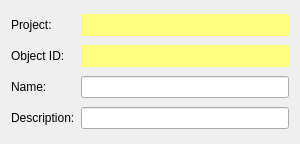
<?xml version="1.0" encoding="UTF-8"?>
<ui version="4.0">
 <class>GSDesignerGeneral</class>
 <widget class="QWidget" name="GSDesignerGeneral">
  <property name="geometry">
   <rect>
    <x>0</x>
    <y>0</y>
    <width>300</width>
    <height>144</height>
   </rect>
  </property>
  <property name="windowTitle">
   <string>Atom Label</string>
  </property>
  <property name="toolTip">
   <string/>
  </property>
  <layout class="QGridLayout" name="gridLayout">
   <item row="0" column="0">
    <widget class="QLabel" name="label1">
     <property name="text">
      <string>Project:</string>
     </property>
    </widget>
   </item>
   <item row="0" column="1">
    <widget class="QPushButton" name="projectPB">
     <property name="palette">
      <palette>
       <active>
        <colorrole role="WindowText">
         <brush brushstyle="SolidPattern">
          <color alpha="255">
           <red>0</red>
           <green>0</green>
           <blue>0</blue>
          </color>
         </brush>
        </colorrole>
        <colorrole role="Button">
         <brush brushstyle="SolidPattern">
          <color alpha="255">
           <red>255</red>
           <green>255</green>
           <blue>127</blue>
          </color>
         </brush>
        </colorrole>
        <colorrole role="Light">
         <brush brushstyle="SolidPattern">
          <color alpha="255">
           <red>255</red>
           <green>255</green>
           <blue>255</blue>
          </color>
         </brush>
        </colorrole>
        <colorrole role="Midlight">
         <brush brushstyle="SolidPattern">
          <color alpha="255">
           <red>255</red>
           <green>255</green>
           <blue>191</blue>
          </color>
         </brush>
        </colorrole>
        <colorrole role="Dark">
         <brush brushstyle="SolidPattern">
          <color alpha="255">
           <red>127</red>
           <green>127</green>
           <blue>63</blue>
          </color>
         </brush>
        </colorrole>
        <colorrole role="Mid">
         <brush brushstyle="SolidPattern">
          <color alpha="255">
           <red>170</red>
           <green>170</green>
           <blue>84</blue>
          </color>
         </brush>
        </colorrole>
        <colorrole role="Text">
         <brush brushstyle="SolidPattern">
          <color alpha="255">
           <red>0</red>
           <green>0</green>
           <blue>0</blue>
          </color>
         </brush>
        </colorrole>
        <colorrole role="BrightText">
         <brush brushstyle="SolidPattern">
          <color alpha="255">
           <red>255</red>
           <green>255</green>
           <blue>255</blue>
          </color>
         </brush>
        </colorrole>
        <colorrole role="ButtonText">
         <brush brushstyle="SolidPattern">
          <color alpha="255">
           <red>0</red>
           <green>0</green>
           <blue>0</blue>
          </color>
         </brush>
        </colorrole>
        <colorrole role="Base">
         <brush brushstyle="SolidPattern">
          <color alpha="255">
           <red>255</red>
           <green>255</green>
           <blue>255</blue>
          </color>
         </brush>
        </colorrole>
        <colorrole role="Window">
         <brush brushstyle="SolidPattern">
          <color alpha="255">
           <red>255</red>
           <green>255</green>
           <blue>127</blue>
          </color>
         </brush>
        </colorrole>
        <colorrole role="Shadow">
         <brush brushstyle="SolidPattern">
          <color alpha="255">
           <red>0</red>
           <green>0</green>
           <blue>0</blue>
          </color>
         </brush>
        </colorrole>
        <colorrole role="AlternateBase">
         <brush brushstyle="SolidPattern">
          <color alpha="255">
           <red>255</red>
           <green>255</green>
           <blue>191</blue>
          </color>
         </brush>
        </colorrole>
       </active>
       <inactive>
        <colorrole role="WindowText">
         <brush brushstyle="SolidPattern">
          <color alpha="255">
           <red>0</red>
           <green>0</green>
           <blue>0</blue>
          </color>
         </brush>
        </colorrole>
        <colorrole role="Button">
         <brush brushstyle="SolidPattern">
          <color alpha="255">
           <red>255</red>
           <green>255</green>
           <blue>127</blue>
          </color>
         </brush>
        </colorrole>
        <colorrole role="Light">
         <brush brushstyle="SolidPattern">
          <color alpha="255">
           <red>255</red>
           <green>255</green>
           <blue>255</blue>
          </color>
         </brush>
        </colorrole>
        <colorrole role="Midlight">
         <brush brushstyle="SolidPattern">
          <color alpha="255">
           <red>255</red>
           <green>255</green>
           <blue>191</blue>
          </color>
         </brush>
        </colorrole>
        <colorrole role="Dark">
         <brush brushstyle="SolidPattern">
          <color alpha="255">
           <red>127</red>
           <green>127</green>
           <blue>63</blue>
          </color>
         </brush>
        </colorrole>
        <colorrole role="Mid">
         <brush brushstyle="SolidPattern">
          <color alpha="255">
           <red>170</red>
           <green>170</green>
           <blue>84</blue>
          </color>
         </brush>
        </colorrole>
        <colorrole role="Text">
         <brush brushstyle="SolidPattern">
          <color alpha="255">
           <red>0</red>
           <green>0</green>
           <blue>0</blue>
          </color>
         </brush>
        </colorrole>
        <colorrole role="BrightText">
         <brush brushstyle="SolidPattern">
          <color alpha="255">
           <red>255</red>
           <green>255</green>
           <blue>255</blue>
          </color>
         </brush>
        </colorrole>
        <colorrole role="ButtonText">
         <brush brushstyle="SolidPattern">
          <color alpha="255">
           <red>0</red>
           <green>0</green>
           <blue>0</blue>
          </color>
         </brush>
        </colorrole>
        <colorrole role="Base">
         <brush brushstyle="SolidPattern">
          <color alpha="255">
           <red>255</red>
           <green>255</green>
           <blue>255</blue>
          </color>
         </brush>
        </colorrole>
        <colorrole role="Window">
         <brush brushstyle="SolidPattern">
          <color alpha="255">
           <red>255</red>
           <green>255</green>
           <blue>127</blue>
          </color>
         </brush>
        </colorrole>
        <colorrole role="Shadow">
         <brush brushstyle="SolidPattern">
          <color alpha="255">
           <red>0</red>
           <green>0</green>
           <blue>0</blue>
          </color>
         </brush>
        </colorrole>
        <colorrole role="AlternateBase">
         <brush brushstyle="SolidPattern">
          <color alpha="255">
           <red>255</red>
           <green>255</green>
           <blue>191</blue>
          </color>
         </brush>
        </colorrole>
       </inactive>
       <disabled>
        <colorrole role="WindowText">
         <brush brushstyle="SolidPattern">
          <color alpha="255">
           <red>127</red>
           <green>127</green>
           <blue>63</blue>
          </color>
         </brush>
        </colorrole>
        <colorrole role="Button">
         <brush brushstyle="SolidPattern">
          <color alpha="255">
           <red>255</red>
           <green>255</green>
           <blue>127</blue>
          </color>
         </brush>
        </colorrole>
        <colorrole role="Light">
         <brush brushstyle="SolidPattern">
          <color alpha="255">
           <red>255</red>
           <green>255</green>
           <blue>255</blue>
          </color>
         </brush>
        </colorrole>
        <colorrole role="Midlight">
         <brush brushstyle="SolidPattern">
          <color alpha="255">
           <red>255</red>
           <green>255</green>
           <blue>191</blue>
          </color>
         </brush>
        </colorrole>
        <colorrole role="Dark">
         <brush brushstyle="SolidPattern">
          <color alpha="255">
           <red>127</red>
           <green>127</green>
           <blue>63</blue>
          </color>
         </brush>
        </colorrole>
        <colorrole role="Mid">
         <brush brushstyle="SolidPattern">
          <color alpha="255">
           <red>170</red>
           <green>170</green>
           <blue>84</blue>
          </color>
         </brush>
        </colorrole>
        <colorrole role="Text">
         <brush brushstyle="SolidPattern">
          <color alpha="255">
           <red>127</red>
           <green>127</green>
           <blue>63</blue>
          </color>
         </brush>
        </colorrole>
        <colorrole role="BrightText">
         <brush brushstyle="SolidPattern">
          <color alpha="255">
           <red>255</red>
           <green>255</green>
           <blue>255</blue>
          </color>
         </brush>
        </colorrole>
        <colorrole role="ButtonText">
         <brush brushstyle="SolidPattern">
          <color alpha="255">
           <red>127</red>
           <green>127</green>
           <blue>63</blue>
          </color>
         </brush>
        </colorrole>
        <colorrole role="Base">
         <brush brushstyle="SolidPattern">
          <color alpha="255">
           <red>255</red>
           <green>255</green>
           <blue>127</blue>
          </color>
         </brush>
        </colorrole>
        <colorrole role="Window">
         <brush brushstyle="SolidPattern">
          <color alpha="255">
           <red>255</red>
           <green>255</green>
           <blue>127</blue>
          </color>
         </brush>
        </colorrole>
        <colorrole role="Shadow">
         <brush brushstyle="SolidPattern">
          <color alpha="255">
           <red>0</red>
           <green>0</green>
           <blue>0</blue>
          </color>
         </brush>
        </colorrole>
        <colorrole role="AlternateBase">
         <brush brushstyle="SolidPattern">
          <color alpha="255">
           <red>255</red>
           <green>255</green>
           <blue>127</blue>
          </color>
         </brush>
        </colorrole>
       </disabled>
      </palette>
     </property>
     <property name="autoFillBackground">
      <bool>true</bool>
     </property>
     <property name="text">
      <string/>
     </property>
     <property name="flat">
      <bool>true</bool>
     </property>
    </widget>
   </item>
   <item row="1" column="0">
    <widget class="QLabel" name="label2">
     <property name="text">
      <string>Object ID:</string>
     </property>
    </widget>
   </item>
   <item row="1" column="1">
    <widget class="QPushButton" name="objectPB">
     <property name="palette">
      <palette>
       <active>
        <colorrole role="WindowText">
         <brush brushstyle="SolidPattern">
          <color alpha="255">
           <red>0</red>
           <green>0</green>
           <blue>0</blue>
          </color>
         </brush>
        </colorrole>
        <colorrole role="Button">
         <brush brushstyle="SolidPattern">
          <color alpha="255">
           <red>255</red>
           <green>255</green>
           <blue>127</blue>
          </color>
         </brush>
        </colorrole>
        <colorrole role="Light">
         <brush brushstyle="SolidPattern">
          <color alpha="255">
           <red>255</red>
           <green>255</green>
           <blue>255</blue>
          </color>
         </brush>
        </colorrole>
        <colorrole role="Midlight">
         <brush brushstyle="SolidPattern">
          <color alpha="255">
           <red>255</red>
           <green>255</green>
           <blue>191</blue>
          </color>
         </brush>
        </colorrole>
        <colorrole role="Dark">
         <brush brushstyle="SolidPattern">
          <color alpha="255">
           <red>127</red>
           <green>127</green>
           <blue>63</blue>
          </color>
         </brush>
        </colorrole>
        <colorrole role="Mid">
         <brush brushstyle="SolidPattern">
          <color alpha="255">
           <red>170</red>
           <green>170</green>
           <blue>84</blue>
          </color>
         </brush>
        </colorrole>
        <colorrole role="Text">
         <brush brushstyle="SolidPattern">
          <color alpha="255">
           <red>0</red>
           <green>0</green>
           <blue>0</blue>
          </color>
         </brush>
        </colorrole>
        <colorrole role="BrightText">
         <brush brushstyle="SolidPattern">
          <color alpha="255">
           <red>255</red>
           <green>255</green>
           <blue>255</blue>
          </color>
         </brush>
        </colorrole>
        <colorrole role="ButtonText">
         <brush brushstyle="SolidPattern">
          <color alpha="255">
           <red>0</red>
           <green>0</green>
           <blue>0</blue>
          </color>
         </brush>
        </colorrole>
        <colorrole role="Base">
         <brush brushstyle="SolidPattern">
          <color alpha="255">
           <red>255</red>
           <green>255</green>
           <blue>255</blue>
          </color>
         </brush>
        </colorrole>
        <colorrole role="Window">
         <brush brushstyle="SolidPattern">
          <color alpha="255">
           <red>255</red>
           <green>255</green>
           <blue>127</blue>
          </color>
         </brush>
        </colorrole>
        <colorrole role="Shadow">
         <brush brushstyle="SolidPattern">
          <color alpha="255">
           <red>0</red>
           <green>0</green>
           <blue>0</blue>
          </color>
         </brush>
        </colorrole>
        <colorrole role="AlternateBase">
         <brush brushstyle="SolidPattern">
          <color alpha="255">
           <red>255</red>
           <green>255</green>
           <blue>191</blue>
          </color>
         </brush>
        </colorrole>
       </active>
       <inactive>
        <colorrole role="WindowText">
         <brush brushstyle="SolidPattern">
          <color alpha="255">
           <red>0</red>
           <green>0</green>
           <blue>0</blue>
          </color>
         </brush>
        </colorrole>
        <colorrole role="Button">
         <brush brushstyle="SolidPattern">
          <color alpha="255">
           <red>255</red>
           <green>255</green>
           <blue>127</blue>
          </color>
         </brush>
        </colorrole>
        <colorrole role="Light">
         <brush brushstyle="SolidPattern">
          <color alpha="255">
           <red>255</red>
           <green>255</green>
           <blue>255</blue>
          </color>
         </brush>
        </colorrole>
        <colorrole role="Midlight">
         <brush brushstyle="SolidPattern">
          <color alpha="255">
           <red>255</red>
           <green>255</green>
           <blue>191</blue>
          </color>
         </brush>
        </colorrole>
        <colorrole role="Dark">
         <brush brushstyle="SolidPattern">
          <color alpha="255">
           <red>127</red>
           <green>127</green>
           <blue>63</blue>
          </color>
         </brush>
        </colorrole>
        <colorrole role="Mid">
         <brush brushstyle="SolidPattern">
          <color alpha="255">
           <red>170</red>
           <green>170</green>
           <blue>84</blue>
          </color>
         </brush>
        </colorrole>
        <colorrole role="Text">
         <brush brushstyle="SolidPattern">
          <color alpha="255">
           <red>0</red>
           <green>0</green>
           <blue>0</blue>
          </color>
         </brush>
        </colorrole>
        <colorrole role="BrightText">
         <brush brushstyle="SolidPattern">
          <color alpha="255">
           <red>255</red>
           <green>255</green>
           <blue>255</blue>
          </color>
         </brush>
        </colorrole>
        <colorrole role="ButtonText">
         <brush brushstyle="SolidPattern">
          <color alpha="255">
           <red>0</red>
           <green>0</green>
           <blue>0</blue>
          </color>
         </brush>
        </colorrole>
        <colorrole role="Base">
         <brush brushstyle="SolidPattern">
          <color alpha="255">
           <red>255</red>
           <green>255</green>
           <blue>255</blue>
          </color>
         </brush>
        </colorrole>
        <colorrole role="Window">
         <brush brushstyle="SolidPattern">
          <color alpha="255">
           <red>255</red>
           <green>255</green>
           <blue>127</blue>
          </color>
         </brush>
        </colorrole>
        <colorrole role="Shadow">
         <brush brushstyle="SolidPattern">
          <color alpha="255">
           <red>0</red>
           <green>0</green>
           <blue>0</blue>
          </color>
         </brush>
        </colorrole>
        <colorrole role="AlternateBase">
         <brush brushstyle="SolidPattern">
          <color alpha="255">
           <red>255</red>
           <green>255</green>
           <blue>191</blue>
          </color>
         </brush>
        </colorrole>
       </inactive>
       <disabled>
        <colorrole role="WindowText">
         <brush brushstyle="SolidPattern">
          <color alpha="255">
           <red>127</red>
           <green>127</green>
           <blue>63</blue>
          </color>
         </brush>
        </colorrole>
        <colorrole role="Button">
         <brush brushstyle="SolidPattern">
          <color alpha="255">
           <red>255</red>
           <green>255</green>
           <blue>127</blue>
          </color>
         </brush>
        </colorrole>
        <colorrole role="Light">
         <brush brushstyle="SolidPattern">
          <color alpha="255">
           <red>255</red>
           <green>255</green>
           <blue>255</blue>
          </color>
         </brush>
        </colorrole>
        <colorrole role="Midlight">
         <brush brushstyle="SolidPattern">
          <color alpha="255">
           <red>255</red>
           <green>255</green>
           <blue>191</blue>
          </color>
         </brush>
        </colorrole>
        <colorrole role="Dark">
         <brush brushstyle="SolidPattern">
          <color alpha="255">
           <red>127</red>
           <green>127</green>
           <blue>63</blue>
          </color>
         </brush>
        </colorrole>
        <colorrole role="Mid">
         <brush brushstyle="SolidPattern">
          <color alpha="255">
           <red>170</red>
           <green>170</green>
           <blue>84</blue>
          </color>
         </brush>
        </colorrole>
        <colorrole role="Text">
         <brush brushstyle="SolidPattern">
          <color alpha="255">
           <red>127</red>
           <green>127</green>
           <blue>63</blue>
          </color>
         </brush>
        </colorrole>
        <colorrole role="BrightText">
         <brush brushstyle="SolidPattern">
          <color alpha="255">
           <red>255</red>
           <green>255</green>
           <blue>255</blue>
          </color>
         </brush>
        </colorrole>
        <colorrole role="ButtonText">
         <brush brushstyle="SolidPattern">
          <color alpha="255">
           <red>127</red>
           <green>127</green>
           <blue>63</blue>
          </color>
         </brush>
        </colorrole>
        <colorrole role="Base">
         <brush brushstyle="SolidPattern">
          <color alpha="255">
           <red>255</red>
           <green>255</green>
           <blue>127</blue>
          </color>
         </brush>
        </colorrole>
        <colorrole role="Window">
         <brush brushstyle="SolidPattern">
          <color alpha="255">
           <red>255</red>
           <green>255</green>
           <blue>127</blue>
          </color>
         </brush>
        </colorrole>
        <colorrole role="Shadow">
         <brush brushstyle="SolidPattern">
          <color alpha="255">
           <red>0</red>
           <green>0</green>
           <blue>0</blue>
          </color>
         </brush>
        </colorrole>
        <colorrole role="AlternateBase">
         <brush brushstyle="SolidPattern">
          <color alpha="255">
           <red>255</red>
           <green>255</green>
           <blue>127</blue>
          </color>
         </brush>
        </colorrole>
       </disabled>
      </palette>
     </property>
     <property name="autoFillBackground">
      <bool>true</bool>
     </property>
     <property name="text">
      <string/>
     </property>
     <property name="flat">
      <bool>true</bool>
     </property>
    </widget>
   </item>
   <item row="2" column="0">
    <widget class="QLabel" name="label3">
     <property name="text">
      <string>Name:</string>
     </property>
    </widget>
   </item>
   <item row="2" column="1">
    <widget class="QLineEdit" name="nameLE"/>
   </item>
   <item row="3" column="0">
    <widget class="QLabel" name="label4">
     <property name="text">
      <string>Description:</string>
     </property>
    </widget>
   </item>
   <item row="3" column="1">
    <widget class="QLineEdit" name="descriptionLE"/>
   </item>
  </layout>
 </widget>
 <resources/>
 <connections/>
</ui>
